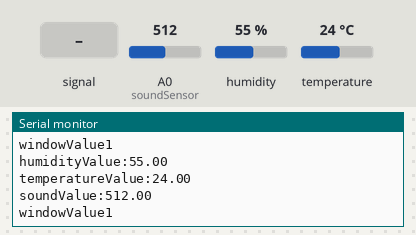
Simulated run of this sketch. Board: ESP8266 (NodeMCU). Shown: the last lines printed to the serial monitor. Wiring (inferred from the names in the program): HTU21/Si7021 sensor at I2C address 0x40. The test bench sets the inputs (shaded band); at power-on: humidity 55 %, A0 (soundSensor) = 512, temperature 24 °C. WiFi joins after 1.5 s; servers stay silent unless stated.

Above: at 2.7 s.
2.8 s: A0 (soundSensor) fed a 200 Hz sine of ±81 counts around its level
4.3 s: humidity set to 22 %
At 5.0 s:
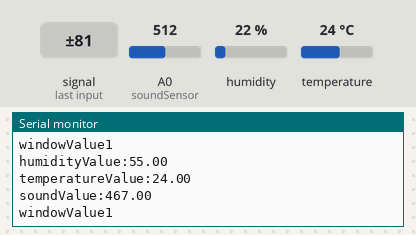
5.8 s: A0 (soundSensor) set to 716
At 6.9 s:
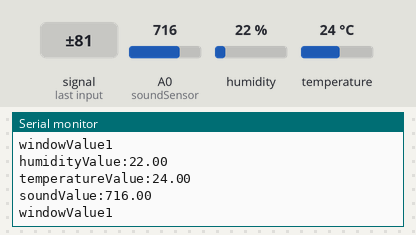
7.3 s: temperature set to 12 °C
At 8.4 s:
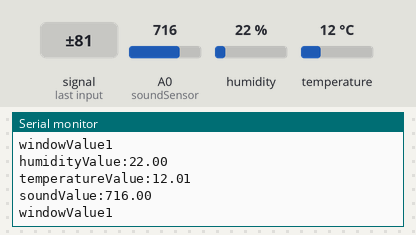
8.8 s: A0 (soundSensor) fed a 1000 Hz sine of ±255 counts around its level
10.3 s: A0 (soundSensor) set to 900
At 11.4 s:
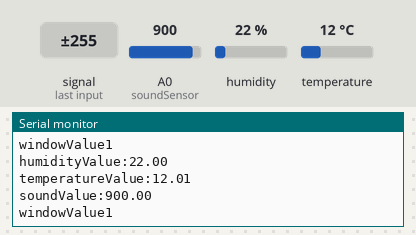
Timing chart, 0 to 12.8 s (numbered marks = the images above; inputs shaded):
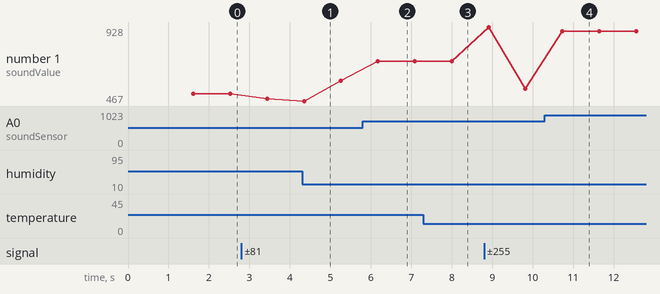

The sketch:

n2_home.ino
```cpp
#include <HTU21D.h>
#include <FirebaseArduino.h>
#include <ESP8266WiFi.h>

#define FIREBASE_HOST ""
#define WIFI_SSID ""
#define FIREBASE_AUTH ""
#define WIFI_PASSWORD ""
#define D3 0
#define soundSensor A0

boolean windowValue = false;
float humidityValue = 0.0;
float temperatureValue = 0.0;
float soundValue = 0.0;

HTU21D myHumidity;

void setup() {
  // put your setup code here, to run once:
   Serial.begin(115200);

  // connect to wifi.
  WiFi.begin(WIFI_SSID, WIFI_PASSWORD);
  Serial.print("connecting");
  while (WiFi.status() != WL_CONNECTED) {
    Serial.print(".");
    delay(500);
  }
  Serial.println();
  Serial.print("connected: ");
  Serial.println(WiFi.localIP());

  Firebase.begin(FIREBASE_HOST,FIREBASE_AUTH);

  pinMode(D3,INPUT_PULLUP);
  myHumidity.begin();
}

void loop() {
  // put your main code here, to run repeatedly:
  windowValue = digitalRead(D3);
  humidityValue = myHumidity.readHumidity();
  Serial.print("humidityValue:");
  Serial.println(humidityValue);

  temperatureValue = myHumidity.readTemperature();

  Serial.print("temperatureValue:");
  Serial.println(temperatureValue);

  soundValue = analogRead(soundSensor);
  Serial.print("soundValue:");
  Serial.println(soundValue);
  Serial.print("windowValue");
  Serial.println(windowValue);

  Firebase.setBool("home/window",windowValue);
  Firebase.setFloat("home/humidity",humidityValue);
  Firebase.setFloat("home/temp",temperatureValue);
  Firebase.setFloat("home/sound",soundValue);

  delay(200);

}
```

HTU21D.h
```cpp
// (licence header left out)
#if defined(ARDUINO) && ARDUINO >= 100
 #include "Arduino.h"
#else
 #include "WProgram.h"
#endif

#include <Wire.h>

#define HTDU21D_ADDRESS 0x40  //Unshifted 7-bit I2C address for the sensor

#define TRIGGER_TEMP_MEASURE_HOLD  0xE3
#define TRIGGER_HUMD_MEASURE_HOLD  0xE5
#define TRIGGER_TEMP_MEASURE_NOHOLD  0xF3
#define TRIGGER_HUMD_MEASURE_NOHOLD  0xF5
#define WRITE_USER_REG  0xE6
#define READ_USER_REG  0xE7
#define SOFT_RESET  0xFE

class HTU21D {

public:
  HTU21D();

  //Public Functions
  bool begin();
  float readHumidity(void);
  float readTemperature(void);
  void setResolution(byte resBits);

  //Public Variables

private:
  //Private Functions

  byte read_user_register(void);
  byte check_crc(uint16_t message_from_sensor, uint8_t check_value_from_sensor);

  //Private Variables

};
```

Measured:
- after the input at 5.8 s, the serial monitor: prints a new line after 0.37 s (image 2)
- after the input at 7.3 s, the serial monitor: prints a new line after 0.70 s (image 3)
- after the input at 10.3 s, the serial monitor: prints a new line after 0.43 s (image 4)
- plotted number 1: 512 → 482 after the input at 2.8 s, 593 → 716 after the input at 5.8 s, 716 → 544 after the input at 8.8 s, 544 → 900 after the input at 10.3 s
